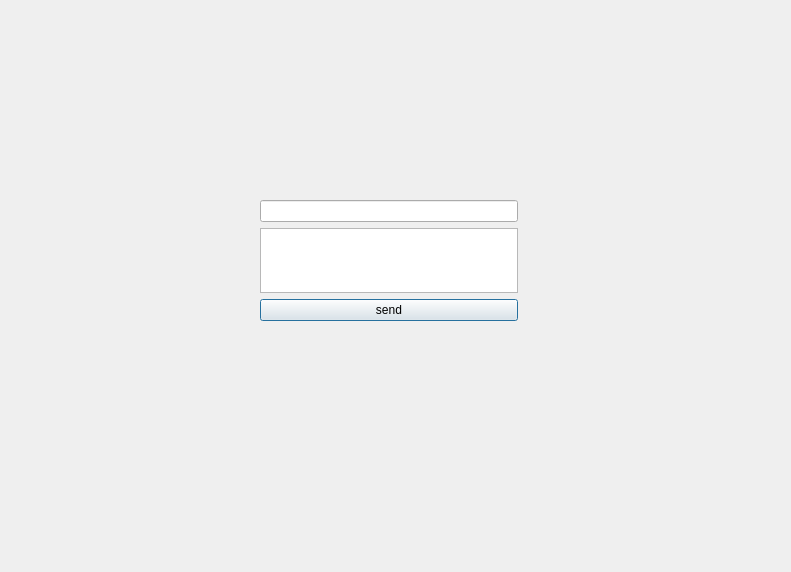
<?xml version="1.0" encoding="UTF-8"?>
<ui version="4.0">
 <class>ClientClass</class>
 <widget class="QDialog" name="ClientClass">
  <property name="geometry">
   <rect>
    <x>0</x>
    <y>0</y>
    <width>791</width>
    <height>572</height>
   </rect>
  </property>
  <property name="windowTitle">
   <string>Dialog</string>
  </property>
  <widget class="QWidget" name="">
   <property name="geometry">
    <rect>
     <x>260</x>
     <y>200</y>
     <width>258</width>
     <height>121</height>
    </rect>
   </property>
   <layout class="QVBoxLayout" name="verticalLayout">
    <item>
     <widget class="QLineEdit" name="lineEdit"/>
    </item>
    <item>
     <widget class="QTextEdit" name="textEdit">
      <property name="readOnly">
       <bool>true</bool>
      </property>
     </widget>
    </item>
    <item>
     <widget class="QPushButton" name="pushButton">
      <property name="text">
       <string>send</string>
      </property>
     </widget>
    </item>
   </layout>
  </widget>
 </widget>
 <resources/>
 <connections/>
</ui>
